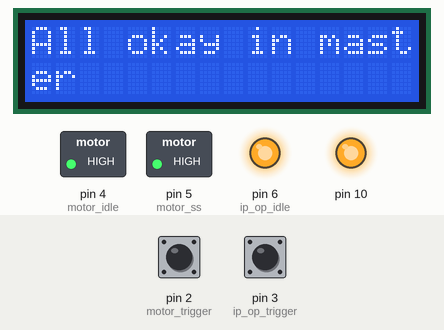
Simulated run of this sketch. Board: Arduino Uno, built with avr-gcc and run on an emulated ATmega328P. On the bench: 16×2 character LCD, switched loads named in the sketch (green lamp = pin HIGH), output pins drawn as LEDs (lit = HIGH). The inputs (shaded band) are chosen by the test bench; at power-on: pin 2 (motor_trigger) LOW, pin 3 (ip_op_trigger) LOW. Pins used as bus, display or sensor lines are not drawn; what the sketch prints to the serial monitor is not drawn.

Above: at 1.2 s.
1.3 s: pin 2 (motor_trigger) driven HIGH
At 2.5 s:
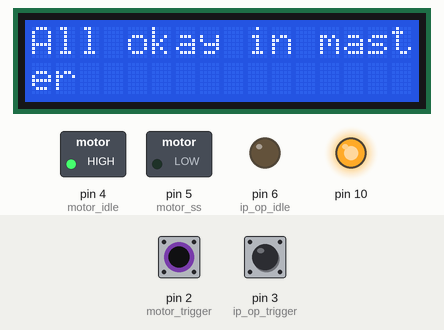
2.8 s: pin 3 (ip_op_trigger) driven HIGH
4.3 s: pin 3 (ip_op_trigger) pulsed LOW 5 times (0.12 s each, 0.3 s apart)
At 6.7 s:
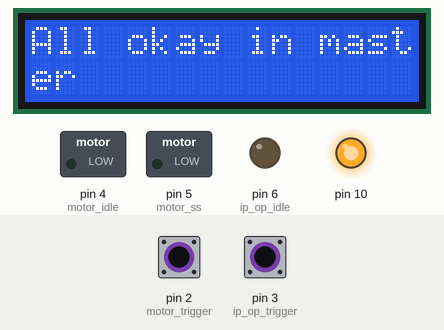
7.3 s: pin 2 (motor_trigger) pulsed LOW 2 times (0.12 s each, 0.3 s apart)
At 8.2 s:
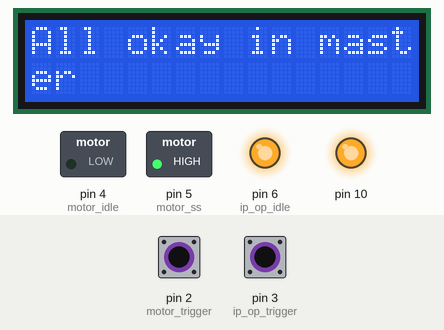
Timing chart, 0 to 10.3 s (numbered marks = the images above; inputs shaded):
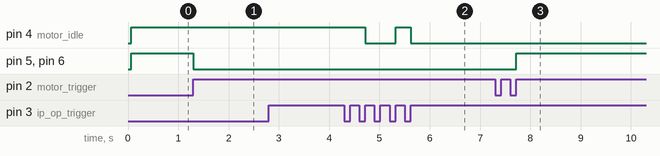

Measured:
- after the input at 1.3 s, pin 5 (motor_ss), pin 6 (ip_op_idle): HIGH → LOW at once
- after the input at 2.8 s, every drawn part: stays the same
- after the input at 4.3 s, pin 4 (motor_idle): HIGH → LOW after 0.42 s, → HIGH 0.60 s later, → LOW 0.30 s later
- after the input at 7.3 s, pin 5 (motor_ss), pin 6 (ip_op_idle): LOW → HIGH after 0.42 s

The sketch:

Master.ino
```cpp
#include <LiquidCrystal.h>
#include <string.h>
#include <SPI.h>

#ifdef F_CPU
#undef F_CPU
#define F_CPU 1000000L
#endif

//  TERMINAL
const int terminal_baud = 9600;     //  TERMINAL BAUD RATE(FIXED)

//  LCD DISPLAY
const int rs = A0;                   //  PORT A
const int en = A1;                   //  PORT A
const int d4 = A2;                   //  PORT A
const int d5 = A3;                   //  PORT A
const int d6 = A4;                   //  PORT A
const int d7 = A5;                   //  PORT A
LiquidCrystal lcd(rs, en, d4, d5, d6, d7);

//  SPI COMMUNICATION
const int ip_op_ss = 7;               //  PORT D
const int ip_op_trigger = 3;          //  PORT D, LOW MEANS MASTER SENDING
const int ip_op_idle = 6;             //  PORT D, DATA PASS OKAY WHEN HIGH

const int motor_ss = 5;               //  PORT D
const int motor_trigger = 2;          //  PORT D, LOW MEANS MASTER SENDING
const int motor_idle = 4;             //  PORT D, DATA PASS OKAY WHEN HIGH

const int miso = 12;
const int mosi = 11;
const int sck = 13;

//  SPI RECEIVE DATA
volatile int spiOnGoing = 0;          //  0 MEANS IDLE
volatile int spiDataLen = 0;
volatile int spiDataSender = 0;
volatile char spiData[100];


//  COMPONENT ADDRESS
#define Master 0
#define IpOp 1
#define Motors 2


//  FUNCTIONS
int getBit(int reg, int loc);
void arduino_init();
void writeInLcd(char str[], int r, int c, bool linebreak);
void clearLcd();
void spi_init();
void spi_send(int to, char str[]);
void spi_receive();


void setup() {

  arduino_init();

  writeInLcd("All okay in master", 0, 0, true);
  Serial.println("all okay in master");
}

void loop() {


}


//=======================================================
//
//    LCD DISPLAY
//
//=======================================================

//  ROW STARTS FROM 0
//  COL STARTS FROM 0

void clearLcd(){
  lcd.clear();
}

void writeInLcd(char str[], int r, int c, bool linebreak){
  lcd.setCursor(c,r);
  if(linebreak == false) lcd.print(str);
  else {
    int rem = 16 - c;
    int len = strlen(str);

    if(len <= rem || r > 0) lcd.print(str);
    else{
      char line1[rem+1];
      char line2[len-rem+1];

      for(int i=0; i<rem; i++) line1[i] = str[i];
      for(int i=rem, j=0; i<len; i++, j++) line2[j] = str[i];

      line1[rem] = '\0';
      line2[len-rem] = '\0';

      lcd.print(line1);
      lcd.setCursor(c, r+1);
      lcd.print(line2);
    }
  }
}

//=======================================================
//
//=======================================================


//======================================================
//
//      SPI
//
//======================================================

//  DORD 0
//  CPOL 0
//  CPHA 1
//  frequency/16

void spi_init(){

  //  MISO INPUT, MOSI SCK OUTPUT
  digitalWrite(miso, INPUT);
  digitalWrite(mosi, OUTPUT);
  digitalWrite(sck, OUTPUT);

  SPI.begin();
  SPI.setClockDivider(SPI_CLOCK_DIV16);
  SPI.setDataMode(SPI_MODE1);
  SPI.setBitOrder(MSBFIRST);
}

void spi_send_char(char c){
  SPI.transfer(c);
  delay(250);
}

void spi_send(int to, char str[]){

  if(spiOnGoing != 0){
    while(true){
      while(spiOnGoing != 0) {}
      delay(250);
      if(spiOnGoing == 0) break;
    }
  }

  int ss;
  int len = strlen(str);

  if(to == IpOp) ss = ip_op_ss;
  else if(to == Motors) ss = motor_ss;

  spiOnGoing = 1;
  digitalWrite(ss, LOW);
  digitalWrite(ip_op_idle, LOW);
  digitalWrite(motor_idle, LOW);

  spi_send_char(len);
  spi_send_char(Master);
  for(int i=0; i<len; i++) spi_send_char(str[i]);

  digitalWrite(ss, HIGH);
  digitalWrite(ip_op_idle, HIGH);
  digitalWrite(motor_idle, HIGH);
  spiOnGoing = 0;
}

void spi_receive_trigger1(){
  spi_receive(IpOp);
}

void spi_receive_trigger2(){
  spi_receive(Motors);
}

void spi_receive(int component){

  int ss, idle;
  if(component == 1) ss = ip_op_ss, idle = motor_idle;
  else if(component == 2) ss = motor_ss, idle = ip_op_idle;

  if(digitalRead(ss) == HIGH) digitalWrite(ss, LOW);

  if(spiOnGoing == 0){
    spiOnGoing++;
    digitalWrite(idle, LOW);

    int d = SPI.transfer(' ');
    delay(150);
    spiDataLen = d;

    Serial.print("Length: ");
    Serial.println(spiDataLen);
  }
  else if(spiOnGoing == 1){
    spiOnGoing++;
    int d = SPI.transfer(' ');
    delay(150);
    spiDataSender = d;

    if(spiDataSender == Master) Serial.println("Sender: Master");
    else if(spiDataSender == IpOp) Serial.println("Sender: IpOp");
    else if(spiDataSender == Motors) Serial.println("Sender: Motors");
  }
  else if(spiOnGoing < spiDataLen+2){
    spiData[spiOnGoing-2] = SPI.transfer(' ');
    delay(150);
    spiOnGoing++;

    if(spiOnGoing == spiDataLen+2){
      spiData[spiOnGoing] = '\0';

      Serial.print("Received: ");
      for(int i=0; i<spiDataLen; i++) Serial.print(spiData[i]);
      Serial.println();
    }
  }
  else{
    digitalWrite(ss, HIGH);
    spiOnGoing = 0;
    digitalWrite(idle, HIGH);
  }
}

//======================================================
//
//======================================================


//======================================================
//
//      ARDUINO INIT
//
//======================================================

int getBit(int reg, int loc){
  int temp = reg >> loc;
  return (temp & 1);
}

void arduino_init(){
  Serial.begin(terminal_baud);
  lcd.begin(16,2);

  pinMode(ip_op_ss, OUTPUT);
  pinMode(ip_op_idle, OUTPUT);
  pinMode(ip_op_trigger, INPUT_PULLUP);
  attachInterrupt(digitalPinToInterrupt(ip_op_trigger), spi_receive_trigger1, RISING);
  digitalWrite(ip_op_trigger, LOW);

  pinMode(motor_ss, OUTPUT);
  pinMode(motor_idle, OUTPUT);
  pinMode(motor_trigger, INPUT_PULLUP);
  attachInterrupt(digitalPinToInterrupt(motor_trigger), spi_receive_trigger2, RISING);
  digitalWrite(motor_trigger, LOW);

  digitalWrite(ip_op_ss, HIGH);
  digitalWrite(motor_ss, HIGH);

  digitalWrite(ip_op_idle, HIGH);
  digitalWrite(motor_idle, HIGH);

  spi_init();
}

//======================================================
//
//======================================================
```
